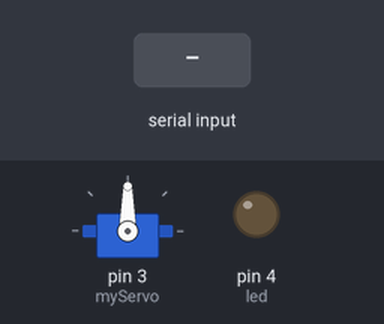
Recording of a sketch running on a simulated Arduino Nano, built with avr-gcc and run on an emulated ATmega328P. Shown: servo, output pins drawn as LEDs (lit = HIGH). The test bench sets the inputs (shaded band).

Above: at 1.2 s.
1.3 s: byte 0 (0) received over Serial
At 2.2 s:
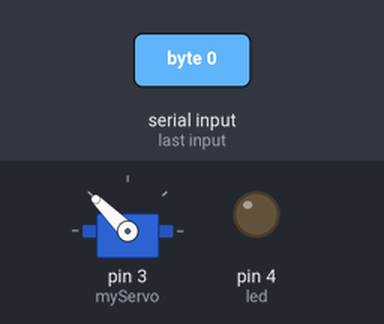
2.8 s: byte 1 (1) received over Serial
At 3.3 s:
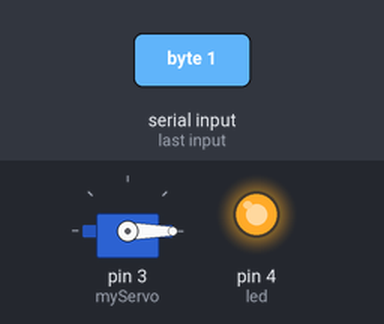
Timing chart, 0 to 5.8 s (numbered marks = the images above; inputs shaded):
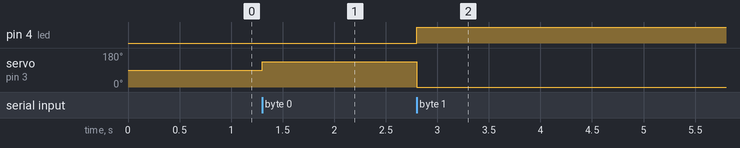

The sketch:

ArduinoNanoServoDoor.ino
```cpp
// **************************************************************************
//   ArduinoNanoServoDoor.ino - Change servo position based on UART input   *
// **************************************************************************
//
// Written by Simen Stensås and Kjell Kirkaune,
// for ELE3391 Elektro prosjekt in the fall of 2019 at NTNU in Gjøvik.
//
// For controlling a door with a servo using transciever UART read to an Arduino Nano.
//
// *********************************************************************


#include <Servo.h>            // Use Servo library, included with IDE
#include <SPI.h>              // UART/SPI
#include <Wire.h>
#define LOCKED_POS 135        // Defining positions
#define OPEN_POS  0

Servo myServo;                // Create Servo object to control the servo
int led = 4;                  // LED connected at digital pin 4

void setup() {
  Serial.begin(9600);         //For debugging
  myServo.attach(3);          // Servo is connected to digital pin 3
  pinMode(led, OUTPUT);       // PORT 4 set as output
}

void loop() {
  if(Serial.available())      // Check for availablity of data at Serial Port
  {
    int data = Serial.read(); // Reading Serial Data and saving in data variable

    switch(data) {
      case 0:                 // IQRF is telling arduino that door should be locked
        digitalWrite(led, LOW); // Setting LED low
        myServo.write(LOCKED_POS); // Send msg to servo to change position to locked
        break;

      case 1:                 // IQRF is telling arduino that door should be opened
        digitalWrite(led, HIGH); // Setting LED high
        myServo.write(OPEN_POS); // Send msg to servo to change position to open
        break;

      default:
        break;
    }
  }
}
```

Measured:
- after the input at 1.3 s, servo on pin 3 (myServo): 90° → 135° at once
- after the input at 2.8 s, pin 4 (led): LOW → HIGH at once; servo on pin 3 (myServo): 135° → 0° at once
